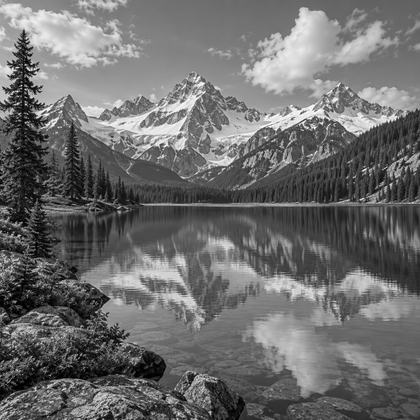
#> input picture testes/images2.png, 420 x 420 px, shrunk from 1254 x 1254 before the run
$ python Trabalho5.py
#> lines starting #> are read from the running program, lines starting #| are printed output that depends on the picture
r"""
GUIA DE EXECUCAO - WINDOWS / POWERSHELL

1. Abra o PowerShell e entre na pasta do trabalho:
    cd "C:\Users\canal\OneDrive\Documentos\pi\PI_Trabalhos"

2. Instale as bibliotecas necessarias:
    python -m pip install -r requirements.txt

3. Verifique a sintaxe do programa:
    python -m py_compile Trabalho5.py

4. Execute a implementacao:
    python Trabalho5.py

A imagem de entrada deve estar em testes/images2.png.
Os resultados serao salvos na pasta results/.
"""

import os

from PIL import Image
import numpy as np


def carregar_imagem(caminho):
    # Abre a imagem em tons de cinza.
#> called with caminho = 'testes/images2.png'
    imagem = Image.open(caminho).convert("L")
    return np.array(imagem, dtype=np.float64)


def salvar_imagem(matriz, caminho):
    # Limita os pixels a [0, 255] e salva.
    matriz = np.clip(matriz, 0, 255)
    matriz = matriz.astype(np.uint8)

    Image.fromarray(matriz).save(caminho)


def normalizar(imagem):
    # Escala os valores para [0, 255].
    minimo = imagem.min()
    maximo = imagem.max()

    if maximo == minimo:
        return np.zeros_like(imagem)

    return ((imagem - minimo) / (maximo - minimo)) * 255


def zerar_negativos(imagem):
    # Valores negativos recebem 0.
    return np.maximum(imagem, 0)


def tratar_negativos(imagem, modo):
    # Escolhe entre zerar negativos ou escalar.
    if modo == "zero":
        return zerar_negativos(imagem)

    if modo == "escala":
        return normalizar(imagem)

    raise ValueError(f"Modo invalido: {modo}")


def aplicar_mascara(imagem, mascara):
    # Aplica uma mascara 3x3 com bordas preenchidas com zero.
    altura, largura = imagem.shape
#> altura = 420; largura = 420

    imagem_padding = np.pad(
        imagem,
        pad_width=1,
        mode="constant",
        constant_values=0
    )

    resultado = np.zeros_like(imagem)

    for y in range(altura):
        for x in range(largura):

            soma = 0

            for dy in range(3):
                for dx in range(3):

                    pixel = imagem_padding[y + dy, x + dx]
                    peso = mascara[dy, dx]

                    soma += pixel * peso

            resultado[y, x] = soma

    return resultado


def montar_comparacao(resultados, caminho):
    # Junta os quatro resultados em uma imagem 2x2.
    primeira_linha = np.hstack((resultados[0], resultados[1]))
    segunda_linha = np.hstack((resultados[2], resultados[3]))
    comparacao = np.vstack((primeira_linha, segunda_linha))

    salvar_imagem(comparacao, caminho)


def comparar_resultados(respostas_brutas):
    # Mostra estatisticas de cada Laplaciano.
    for i, resposta in enumerate(respostas_brutas, start=1):
        print(
            f"Laplaciano {i}: min={resposta.min():.2f}, "
            f"max={resposta.max():.2f}, "
            f"media |valor|={np.abs(resposta).mean():.2f}"
        )

    print("Laplaciano 3 == -Laplaciano 1:",
          np.allclose(respostas_brutas[2], -respostas_brutas[0]))
    print("Laplaciano 4 == -Laplaciano 2:",
          np.allclose(respostas_brutas[3], -respostas_brutas[1]))


def filtro_media(imagem):
    # Suaviza a imagem pela media dos vizinhos.
    mascara = np.array([
        [1/9, 1/9, 1/9],
        [1/9, 1/9, 1/9],
        [1/9, 1/9, 1/9]
    ])

    return aplicar_mascara(imagem, mascara)


def filtro_sobel(imagem):
    # Calcula as derivadas em x e y e a magnitude do gradiente.
    sobel_x = np.array([
        [-1, -2, -1],
        [ 0,  0,  0],
        [ 1,  2,  1]
    ])

    sobel_y = np.array([
        [-1, 0, 1],
        [-2, 0, 2],
        [-1, 0, 1]
    ])

    gx = aplicar_mascara(imagem, sobel_x)
    gy = aplicar_mascara(imagem, sobel_y)
    magnitude = np.sqrt(gx**2 + gy**2)

    return gx, gy, magnitude


os.makedirs("results", exist_ok=True)

imagem = carregar_imagem("testes/images2.png")

media = filtro_media(imagem)
salvar_imagem(media, "results/resultado_media.png")

mascaras_laplaciano = [

    np.array([
        [0,  1, 0],
        [1, -4, 1],
        [0,  1, 0]
    ]),

    np.array([
        [1,  1, 1],
        [1, -8, 1],
        [1,  1, 1]
    ]),

    np.array([
        [ 0, -1,  0],
        [-1,  4, -1],
        [ 0, -1,  0]
    ]),

    np.array([
        [-1, -1, -1],
        [-1,  8, -1],
        [-1, -1, -1]
    ])
]

respostas_laplaciano = []
resultados_zero = []
resultados_escala = []

for i, mascara in enumerate(mascaras_laplaciano):

    resposta = aplicar_mascara(imagem, mascara)
    respostas_laplaciano.append(resposta)

    resultado_zero = tratar_negativos(resposta, "zero")
    resultados_zero.append(resultado_zero)
    salvar_imagem(resultado_zero, f"results/laplaciano_{i + 1}_zero.png")

    resultado_escala = tratar_negativos(resposta, "escala")
    resultados_escala.append(resultado_escala)
    salvar_imagem(resultado_escala, f"results/laplaciano_{i + 1}_escala.png")
#> this loop made 4 passes
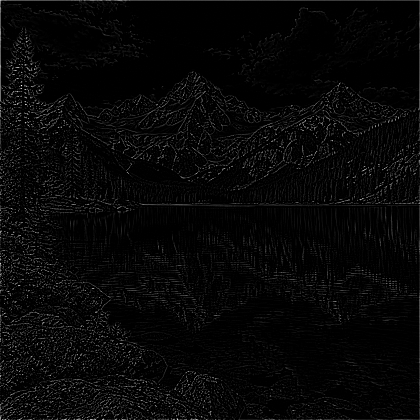
#> resultado_zero: shape (420, 420) float64; min 0, max 1257, mean 36.9; drawn with min black and max white
#> after the loop, respostas_laplaciano = 4 items; resultados_escala = 4 items; resultados_zero = 4 items

montar_comparacao(resultados_zero, "results/comparacao_laplaciano_zero.png")
montar_comparacao(resultados_escala, "results/comparacao_laplaciano_escala.png")
#> call 2 of montar_comparacao, with caminho = 'results/comparacao_laplaciano_escala.png'
#> in montar_comparacao (call 2), `primeira_linha = np.hstack((resultados[0], resultados[1]))`:
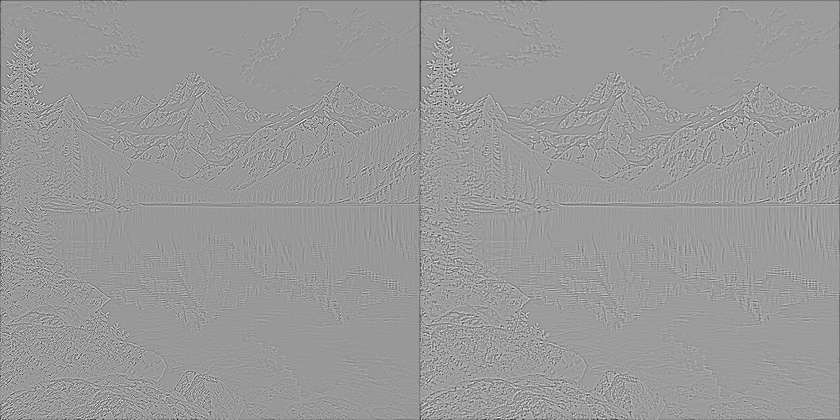
#> primeira_linha: shape (420, 840) float64; min 0, max 255, mean 153.9
#> in montar_comparacao (call 2), `segunda_linha = np.hstack((resultados[2], resultados[3]))`:
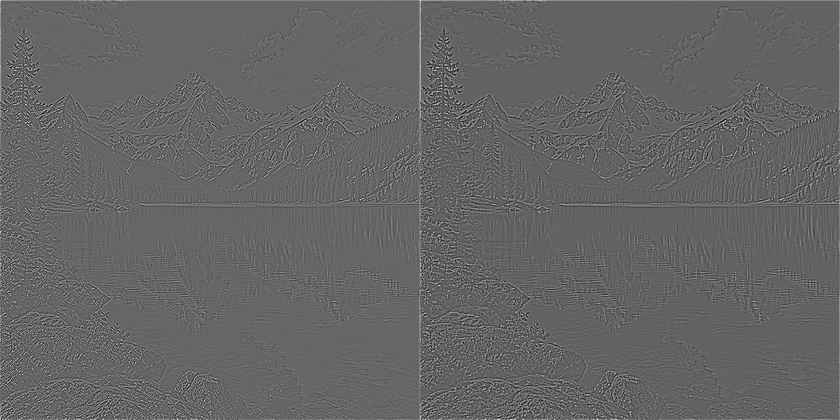
#> segunda_linha: shape (420, 840) float64; min 0, max 255, mean 101.1
#> in montar_comparacao (call 2), `comparacao = np.vstack((primeira_linha, segunda_linha))`:
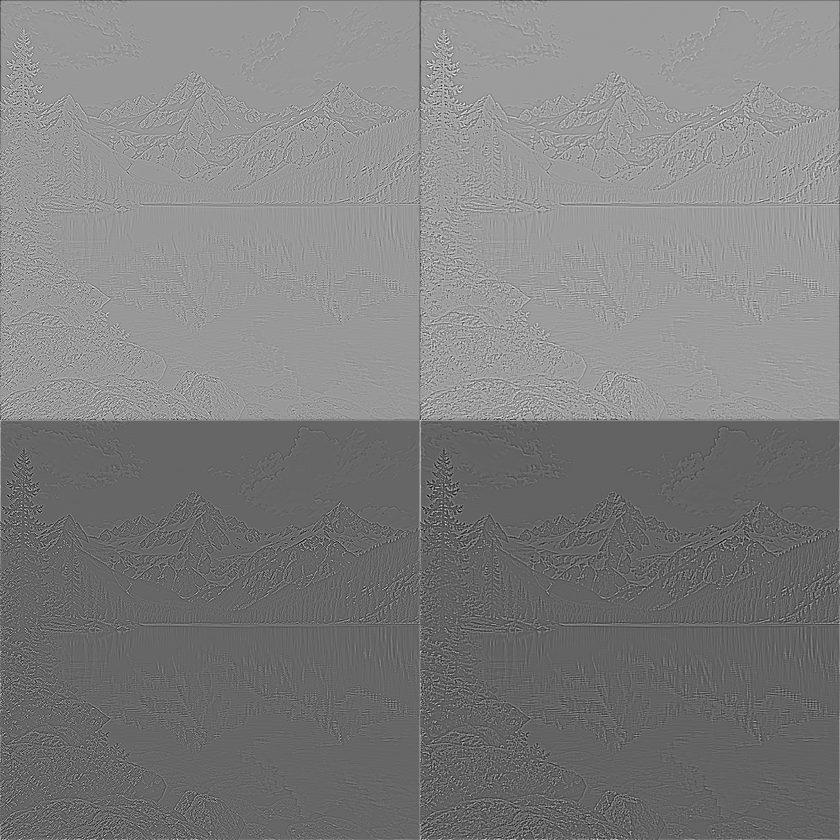
#> comparacao: shape (840, 840) float64; min 0, max 255, mean 127.5

comparar_resultados(respostas_laplaciano)
#> the loop in comparar_resultados, `for i, resposta in enumerate(respostas_brutas, start=1):` made 4 passes
#| Laplaciano 1: min=-549.00, max=369.00, media |valor|=29.50
#| Laplaciano 2: min=-1257.00, max=798.00, media |valor|=71.16
#| Laplaciano 3: min=-369.00, max=549.00, media |valor|=29.50
#| Laplaciano 4: min=-798.00, max=1257.00, media |valor|=71.16
#| Laplaciano 3 == -Laplaciano 1: True
#| Laplaciano 4 == -Laplaciano 2: True

gx, gy, magnitude = filtro_sobel(imagem)
#> in filtro_sobel, `sobel_x = np.array([ [-1, -2, -1], [ 0,  0,  0], [ 1,  2,  1] ])`: sobel_x = [[-1, -2, -1], [0, 0, 0], [1, 2, 1]]
#> in filtro_sobel, `sobel_y = np.array([ [-1, 0, 1], [-2, 0, 2], [-1, 0, 1] ])`: sobel_y = [[-1, 0, 1], [-2, 0, 2], [-1, 0, 1]]
#> in aplicar_mascara (call 6), `resultado = np.zeros_like(imagem)`: resultado: shape (420, 420) float64; every value is 0
#> after the loop in aplicar_mascara (call 7), `for y in range(altura):`:
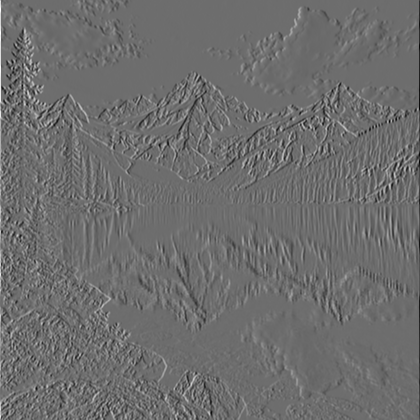
#> resultado: shape (420, 420) float64; min -673, max 891, mean -0.1; drawn with min black and max white
#> in filtro_sobel, `magnitude = np.sqrt(gx**2 + gy**2)`:
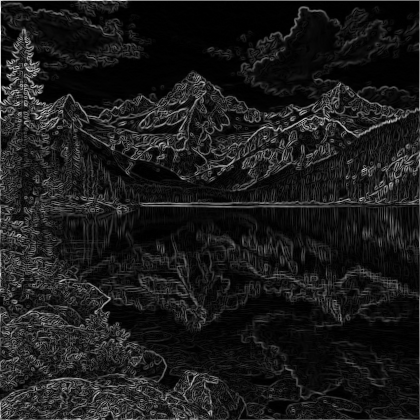
#> magnitude: shape (420, 420) float64; min 0, max 891.4, mean 95.6; drawn with min black and max white

for nome, derivada in (("gx", gx), ("gy", gy)):
    for modo in ("zero", "escala"):
        salvar_imagem(
            tratar_negativos(derivada, modo),
            f"results/sobel_{nome}_{modo}.png"
        )
#> this loop made 2 passes
#> nome on passes 1 to 2: 'gx', 'gy'
#> pass 1, in salvar_imagem (call 12), `matriz = np.clip(matriz, 0, 255)`:
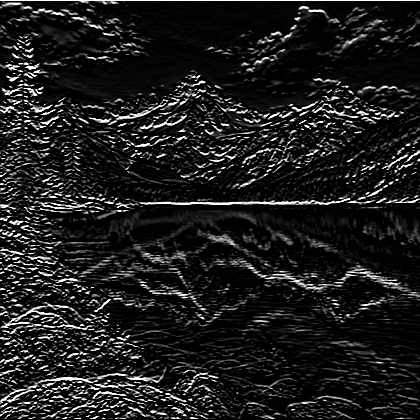
#> matriz: shape (420, 420) float64; min 0, max 255, mean 29.4

salvar_imagem(normalizar(magnitude), "results/resultado_sobel.png")

print("Resultados salvos na pasta results/")

$ run again, with testes/images.png copied over testes/images2.png
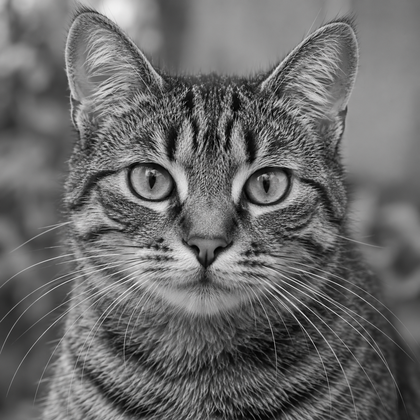
#> input picture testes/images.png, 420 x 420 px, shrunk from 1254 x 1254 before the run
#> the loop `for i, mascara in enumerate(mascaras_laplaciano): ` made 4 passes
#> after the loop `for i, mascara in enumerate(mascaras_laplaciano):`:
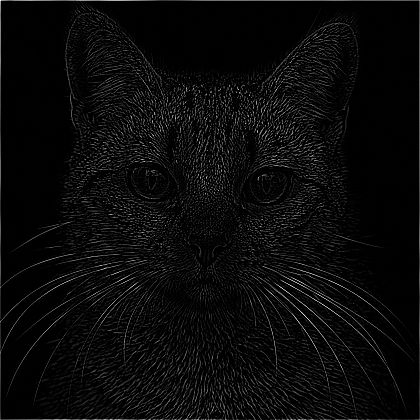
#> resultado_zero: shape (420, 420) float64; min 0, max 955, mean 38.2; drawn with min black and max white
#> after the loop `for i, mascara in enumerate(mascaras_laplaciano):`: respostas_laplaciano = 4 items
#> the loop in comparar_resultados, `for i, resposta in enumerate(respostas_brutas, start=1):` made 4 passes
#| Laplaciano 1: min=-456.00, max=373.00, media |valor|=31.58
#| Laplaciano 2: min=-955.00, max=759.00, media |valor|=73.35
#| Laplaciano 3: min=-373.00, max=456.00, media |valor|=31.58
#| Laplaciano 4: min=-759.00, max=955.00, media |valor|=73.35
#| Laplaciano 3 == -Laplaciano 1: True
#| Laplaciano 4 == -Laplaciano 2: True
#> sobel_x = [[-1, -2, -1], [0, 0, 0], [1, 2, 1]]
#> sobel_y = [[-1, 0, 1], [-2, 0, 2], [-1, 0, 1]]
#> the loop `for nome, derivada in (("gx", gx), ("gy", gy)):` made 2 passes
#> nome on passes 1 to 2: 'gx', 'gy'
#> pass 1, in salvar_imagem (call 12), `matriz = np.clip(matriz, 0, 255)`:
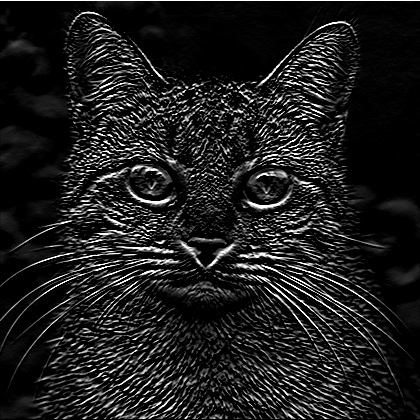
#> matriz: shape (420, 420) float64; min 0, max 255, mean 29.9

$ run again, with testes/morfologia_digital.png copied over testes/images2.png
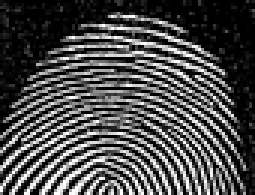
#> input picture testes/morfologia_digital.png, 85 x 65 px, shrunk from 255 x 194 before the run (shown 3 times larger)
#> in carregar_imagem, imagem is the input picture: PIL image 85x65 L; min 0, max 255, mean 75.6
#> the loop `for i, mascara in enumerate(mascaras_laplaciano): ` made 4 passes
#> after the loop `for i, mascara in enumerate(mascaras_laplaciano):`:
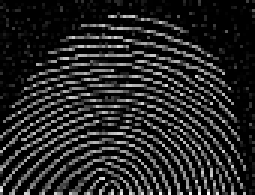
#> resultado_zero: shape (65, 85) float64 (shown 3 times larger); min 0, max 1630, mean 243.4; drawn with min black and max white
#> after the loop `for i, mascara in enumerate(mascaras_laplaciano):`: respostas_laplaciano = 4 items
#> the loop in comparar_resultados, `for i, resposta in enumerate(respostas_brutas, start=1):` made 4 passes
#| Laplaciano 1: min=-733.00, max=591.00, media |valor|=202.75
#| Laplaciano 2: min=-1630.00, max=1209.00, media |valor|=479.49
#| Laplaciano 3: min=-591.00, max=733.00, media |valor|=202.75
#| Laplaciano 4: min=-1209.00, max=1630.00, media |valor|=479.49
#| Laplaciano 3 == -Laplaciano 1: True
#| Laplaciano 4 == -Laplaciano 2: True
#> sobel_x = [[-1, -2, -1], [0, 0, 0], [1, 2, 1]]
#> sobel_y = [[-1, 0, 1], [-2, 0, 2], [-1, 0, 1]]
#> the loop `for nome, derivada in (("gx", gx), ("gy", gy)):` made 2 passes
#> nome on passes 1 to 2: 'gx', 'gy'
#> pass 1, in salvar_imagem (call 12), `matriz = np.clip(matriz, 0, 255)`:
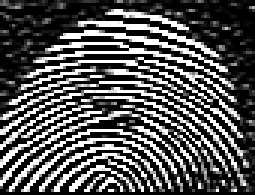
#> matriz: shape (65, 85) float64 (shown 3 times larger); min 0, max 255, mean 84.2
